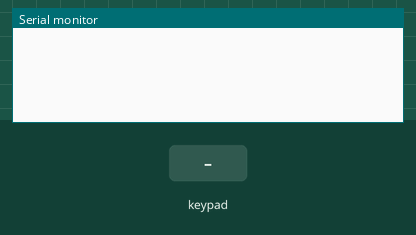
Simulated run of this sketch. Board: Arduino Uno, built with avr-gcc and run on an emulated ATmega328P. On the bench: the last lines printed to the serial monitor. The inputs (shaded band) are chosen by the test bench. EEPROM starts erased.

Above: at 1.2 s.
1.3 s: key '1' pressed
At 2.1 s:
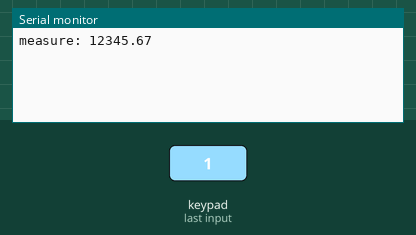
2.8 s: key '2' pressed
At 3.4 s:
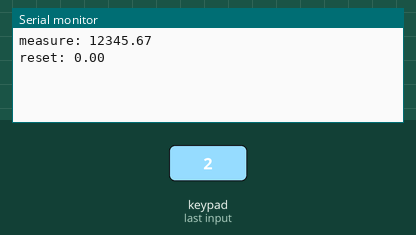
4.3 s: key '3' pressed
At 5.3 s:
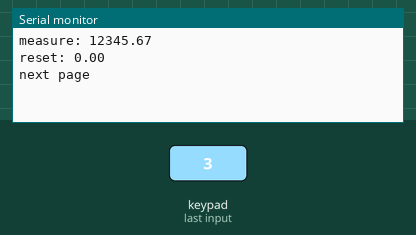

The sketch:

_rstf_eeprom_kypad_test.ino
```cpp
#include <Keypad.h>
#include <EEPROM.h>

const byte ROWS = 1;
const byte COLS = 3;

char keys[ROWS][COLS] = {
  {'1', '2', '3'}
};

byte rowPins[ROWS] = {2};
byte colPins[COLS] = {3, 4, 5};

Keypad keypad = Keypad( makeKeymap(keys), rowPins, colPins, ROWS, COLS );

float measured = 12345.67;
float reset = 0.0;

void setup() {
  Serial.begin(9600);
}

void loop() {
  char key = keypad.getKey();

  if (String(key) == "1") {
    EEPROM.put(0, measured);
    Serial.print("measure: ");
    Serial.println(EEPROM.get(0, measured));
  }
  else if (String(key) == "2") {
    EEPROM.put(1, reset);
    Serial.print("reset: ");
    Serial.println(EEPROM.get(1, reset));
  }
  else if (String(key) == "3") {
    Serial.println("next page");
  }
}
```

Measured:
- after the input at 1.3 s, the serial monitor: prints a new line at once (image 1)
- after the input at 2.8 s, the serial monitor: prints a new line at once (image 2)
- after the input at 4.3 s, the serial monitor: prints a new line at once (image 3)
